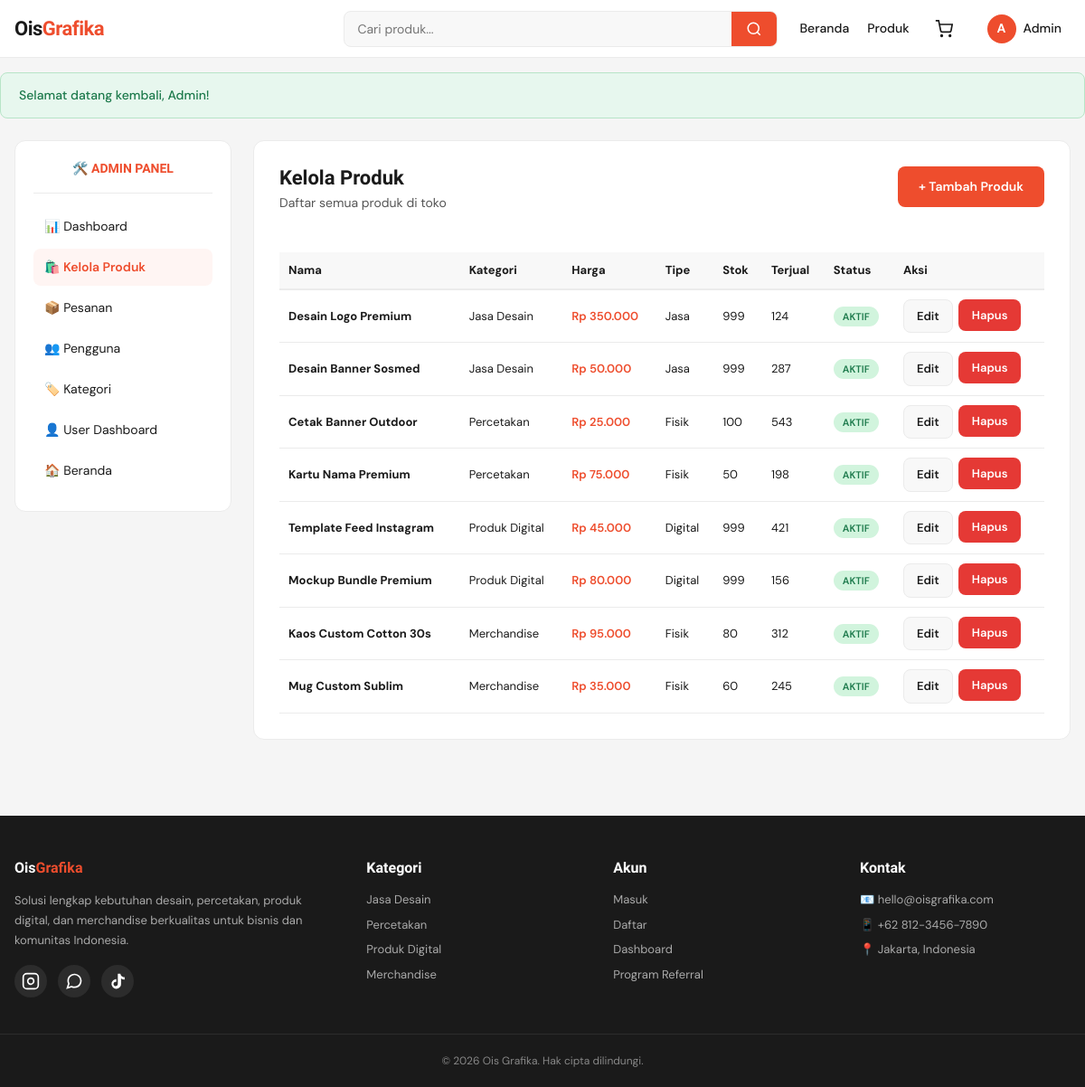
The app's page /ois-grafika/admin/produk.php (signed in) with its own data.
### tables this page shows
CREATE TABLE users (
    id INT AUTO_INCREMENT PRIMARY KEY,
    name VARCHAR(100) NOT NULL,
    email VARCHAR(150) UNIQUE NOT NULL,
    phone VARCHAR(20),
    password VARCHAR(255) NOT NULL,
    role ENUM('user', 'admin') DEFAULT 'user',
    referral_code VARCHAR(20) UNIQUE NOT NULL,
    referred_by INT DEFAULT NULL,
    balance DECIMAL(12,2) DEFAULT 0,
    avatar VARCHAR(255) DEFAULT NULL,
    created_at TIMESTAMP DEFAULT CURRENT_TIMESTAMP,
    FOREIGN KEY (referred_by) REFERENCES users(id) ON DELETE SET NULL
);

CREATE TABLE products (
    id INT AUTO_INCREMENT PRIMARY KEY,
    category_id INT NOT NULL,
    name VARCHAR(200) NOT NULL,
    slug VARCHAR(220) UNIQUE NOT NULL,
    description TEXT,
    short_description VARCHAR(300),
    base_price DECIMAL(12,2) NOT NULL,
    image VARCHAR(255) DEFAULT NULL,
    type ENUM('jasa', 'digital', 'fisik') NOT NULL,
    stock INT DEFAULT 0,
    is_active TINYINT(1) DEFAULT 1,
    sold INT DEFAULT 0,
    rating DECIMAL(3,2) DEFAULT 0,
    created_at TIMESTAMP DEFAULT CURRENT_TIMESTAMP,
    FOREIGN KEY (category_id) REFERENCES categories(id) ON DELETE CASCADE
);

CREATE TABLE categories (
    id INT AUTO_INCREMENT PRIMARY KEY,
    name VARCHAR(100) NOT NULL,
    slug VARCHAR(120) UNIQUE NOT NULL,
    icon VARCHAR(50) DEFAULT NULL,
    description TEXT,
    created_at TIMESTAMP DEFAULT CURRENT_TIMESTAMP
);

### ois-grafika/admin/produk.php (the view, shortened to what this page needs)
<?php
require_once __DIR__ . '/../includes/header.php';
$action = $_GET['action'] ?? 'list';
$categories = $pdo->query("SELECT * FROM categories ORDER BY name")->fetchAll();
$product = ['id' => 0, 'name' => '', 'category_id' => '', 'base_price' => '', 'type' => 'fisik', 'stock' => 0, 'description' => '', 'short_description' => '', 'is_active' => 1];
?>
<div class="dashboard">
    <aside class="dash-sidebar">
        <div style="text-align: center; padding-bottom: 16px; border-bottom: 1px solid var(--border); margin-bottom: 16px;">
            <div style="font-family: var(--font-display); font-weight: 800; color: var(--primary);">🛠️ ADMIN PANEL</div>
        </div>
        <ul class="dash-menu">
            <li><a href="<?= SITE_URL ?>/admin/index.php">📊 Dashboard</a></li>
            <li><a href="<?= SITE_URL ?>/admin/produk.php" class="active">🛍️ Kelola Produk</a></li>
            <li><a href="<?= SITE_URL ?>/admin/pesanan.php">📦 Pesanan</a></li>
            <li><a href="<?= SITE_URL ?>/admin/users.php">👥 Pengguna</a></li>
            <li><a href="<?= SITE_URL ?>/admin/kategori.php">🏷️ Kategori</a></li>
            <li><a href="<?= SITE_URL ?>/dashboard.php">👤 User Dashboard</a></li>
            <li><a href="<?= SITE_URL ?>/index.php">🏠 Beranda</a></li>
        </ul>
    </aside>
    <div class="dash-content">
        <?php if ($action === 'add' || $action === 'edit'): ?>
            <h1 class="dash-title"><?= $action === 'edit' ? 'Edit Produk' : 'Tambah Produk Baru' ?></h1>
            <p class="dash-subtitle"><?= $action === 'edit' ? 'Update info produk' : 'Isi data produk baru' ?></p>
            <form method="POST" style="max-width: 720px;">
                <input type="hidden" name="csrf_token" value="<?= csrfToken() ?>">
                <div style="display: grid; grid-template-columns: 2fr 1fr; gap: 16px;">
                    <div class="form-group">
                        <label class="form-label">Nama Produk</label>
                        <input type="text" name="name" class="form-input" value="<?= clean($product['name']) ?>" required>
                    </div>
                    <div class="form-group">
                        <label class="form-label">Kategori</label>
                        <select name="category_id" class="form-select" required>
                            <option value="">Pilih kategori</option>
                            <?php foreach ($categories as $cat): ?>
                                <option value="<?= $cat['id'] ?>" <?= $product['category_id'] == $cat['id'] ? 'selected' : '' ?>><?= clean($cat['name']) ?></option>
                            <?php endforeach; ?>
                        </select>
                    </div>
                </div>
                <div style="display: grid; grid-template-columns: 1fr 1fr 1fr; gap: 16px;">
                    <div class="form-group">
                        <label class="form-label">Harga Dasar (Rp)</label>
                        <input type="number" name="base_price" class="form-input" value="<?= $product['base_price'] ?>" required min="0">
                    </div>
                    <div class="form-group">
                        <label class="form-label">Tipe</label>
                        <select name="type" class="form-select" required>
                            <option value="jasa" <?= $product['type'] === 'jasa' ? 'selected' : '' ?>>Jasa</option>
                            <option value="digital" <?= $product['type'] === 'digital' ? 'selected' : '' ?>>Digital</option>
                            <option value="fisik" <?= $product['type'] === 'fisik' ? 'selected' : '' ?>>Fisik</option>
                        </select>
                    </div>
                    <div class="form-group">
                        <label class="form-label">Stok</label>
                        <input type="number" name="stock" class="form-input" value="<?= $product['stock'] ?>" min="0">
                    </div>
                </div>
                <div class="form-group">
                    <label class="form-label">Deskripsi Singkat</label>
                    <input type="text" name="short_description" class="form-input" value="<?= clean($product['short_description']) ?>" maxlength="300">
                </div>
                <div class="form-group">
                    <label class="form-label">Deskripsi Lengkap</label>
                    <textarea name="description" class="form-textarea" rows="6"><?= clean($product['description']) ?></textarea>
                </div>
                <div class="form-group">
                    <label style="display: flex; align-items: center; gap: 8px;">
                        <input type="checkbox" name="is_active" value="1" <?= $product['is_active'] ? 'checked' : '' ?> style="accent-color: var(--primary);">
                        Produk aktif (tampil di toko)
                    </label>
                </div>
                <div style="display: flex; gap: 10px; margin-top: 20px;">
                    <button type="submit" name="save" class="btn btn-primary-solid">💾 Simpan</button>
                    <a href="<?= SITE_URL ?>/admin/produk.php" class="btn btn-secondary">Batal</a>
                </div>
            </form>
        <?php else: ?>
            <div style="display: flex; justify-content: space-between; align-items: flex-start; margin-bottom: 20px;">
                <div>
                    <h1 class="dash-title">Kelola Produk</h1>
                    <p class="dash-subtitle">Daftar semua produk di toko</p>
                </div>
                <a href="?action=add" class="btn btn-primary-solid">+ Tambah Produk</a>
            </div>
            <?php
            $products = $pdo->query("SELECT p.*, c.name AS cat_name FROM products p JOIN categories c ON p.category_id = c.id ORDER BY p.created_at DESC")->fetchAll();
            ?>
            <?php if (empty($products)): ?>
                <p style="text-align: center; color: var(--text-muted); padding: 40px;">Belum ada produk.</p>
            <?php else: ?>
                <div style="overflow-x: auto;">
                    <table style="width: 100%; border-collapse: collapse; font-size: 13px;">
                        <thead>
                            <tr style="background: var(--bg-gray); border-bottom: 2px solid var(--border);">
                                <th style="text-align: left; padding: 10px;">Nama</th>
                                <th style="text-align: left; padding: 10px;">Kategori</th>
                                <th style="text-align: left; padding: 10px;">Harga</th>
                                <th style="text-align: left; padding: 10px;">Tipe</th>
                                <th style="text-align: left; padding: 10px;">Stok</th>
                                <th style="text-align: left; padding: 10px;">Terjual</th>
                                <th style="text-align: left; padding: 10px;">Status</th>
                                <th style="text-align: left; padding: 10px;">Aksi</th>
                            </tr>
                        </thead>
                        <tbody>
                            <?php foreach ($products as $p): ?>
                                <tr style="border-bottom: 1px solid var(--border);">
                                    <td style="padding: 10px;"><strong><?= clean($p['name']) ?></strong></td>
                                    <td style="padding: 10px;"><?= clean($p['cat_name']) ?></td>
                                    <td style="padding: 10px; color: var(--primary); font-weight: 600;"><?= rupiah($p['base_price']) ?></td>
                                    <td style="padding: 10px;"><?= ucfirst($p['type']) ?></td>
                                    <td style="padding: 10px;"><?= $p['stock'] ?></td>
                                    <td style="padding: 10px;"><?= $p['sold'] ?></td>
                                    <td style="padding: 10px;">
                                        <span class="status-badge <?= $p['is_active'] ? 'status-completed' : 'status-cancelled' ?>">
                                            <?= $p['is_active'] ? 'Aktif' : 'Nonaktif' ?>
                                        </span>
                                    </td>
                                    <td style="padding: 10px; display: flex; gap: 6px;">
                                        <a href="?action=edit&id=<?= $p['id'] ?>" class="btn btn-sm btn-secondary">Edit</a>
                                        <form method="POST" style="display: inline;">
                                            <button type="submit" name="delete" formaction="?id=<?= $p['id'] ?>" class="btn btn-sm btn-danger" data-confirm="Hapus produk ini?">Hapus</button>
                                        </form>
                                    </td>
                                </tr>
                            <?php endforeach; ?>
                        </tbody>
                    </table>
                </div>
            <?php endif; ?>
        <?php endif; ?>
    </div>
</div>
<?php require_once __DIR__ . '/../includes/footer.php'; ?>

### ois-grafika/includes/header.php (shortened to what this page needs)
<?php
require_once __DIR__ . '/functions.php';
$currentUser = getCurrentUser();
?>
<!DOCTYPE html>
<html lang="id">
<head>
    <link rel="stylesheet" href="<?= SITE_URL ?>/assets/css/style.css">
    <link rel="stylesheet" href="<?= SITE_URL ?>/assets/css/components.css">
    <link rel="stylesheet" href="<?= SITE_URL ?>/assets/css/responsive.css">
</head>
<body>
<header class="navbar">
    <div class="nav-container">
        <a href="<?= SITE_URL ?>/index.php" class="nav-logo">
            Ois<span class="accent">Grafika</span>
        </a>
        <nav class="nav-menu" id="navMenu">
            <form action="<?= SITE_URL ?>/produk.php" method="GET" class="nav-search">
                <input type="text" name="q" placeholder="Cari produk..." value="<?= clean($_GET['q'] ?? '') ?>">
                <button type="submit" aria-label="Cari">
                    <svg width="18" height="18" viewBox="0 0 24 24" fill="none" stroke="currentColor" stroke-width="2">
                        <circle cx="11" cy="11" r="8"></circle>
                        <path d="m21 21-4.35-4.35"></path>
                    </svg>
                </button>
            </form>
            <ul class="nav-links">
                <li><a href="<?= SITE_URL ?>/index.php">Beranda</a></li>
                <li><a href="<?= SITE_URL ?>/produk.php">Produk</a></li>
                <?php if ($currentUser): ?>
                    <li>
                        <a href="<?= SITE_URL ?>/keranjang.php" class="nav-cart">
                            <svg width="20" height="20" viewBox="0 0 24 24" fill="none" stroke="currentColor" stroke-width="2">
                                <circle cx="9" cy="21" r="1"></circle>
                                <circle cx="20" cy="21" r="1"></circle>
                                <path d="M1 1h4l2.68 13.39a2 2 0 0 0 2 1.61h9.72a2 2 0 0 0 2-1.61L23 6H6"></path>
                            </svg>
                        </a>
                    </li>
                    <li class="nav-user">
                        <a href="#" class="nav-user-toggle">
                            <span class="user-avatar"><?= strtoupper(substr($currentUser['name'], 0, 1)) ?></span>
                            <span class="user-name"><?= clean(explode(' ', $currentUser['name'])[0]) ?></span>
                        </a>
                    </li>
                <?php else: ?>
                    <li><a href="<?= SITE_URL ?>/login.php" class="btn-text">Masuk</a></li>
                    <li><a href="<?= SITE_URL ?>/register.php" class="btn-primary">Daftar</a></li>
                <?php endif; ?>
            </ul>
        </nav>
    </div>
</header>
<main class="main-content">
<?= showFlash() ?>

### ois-grafika/assets/css/style.css (style rules this page uses)
:root { --primary: #ee4d2d; --primary-dark: #d33d20; --primary-light: #fff5f3; --secondary: #1a1a1a; --accent: #f69113; --bg: #f5f5f5; --bg-white: #ffffff; --bg-gray: #f8f8f8; --text: #1a1a1a; --text-light: #555; --text-muted: #999; --border: #ebebeb; --border-dark: #d0d0d0; --success: #26aa99; --danger: #e53935; --warning: #f59e0b; --info: #2196f3; --radius-sm: 4px; --radius: 8px; --radius-lg: 12px; --radius-xl: 16px; --shadow-sm: 0 1px 2px rgba(0,0,0,0.05); --shadow: 0 2px 8px rgba(0,0,0,0.08); --shadow-lg: 0 8px 24px rgba(0,0,0,0.12); --font-display: 'Plus Jakarta Sans', sans-serif; --font-body: 'DM Sans', sans-serif; --container-max: 1280px; --navbar-height: 64px; }
*, *::before, *::after { box-sizing: border-box; margin: 0; padding: 0; }
html { scroll-behavior: smooth; }
body { font-family: var(--font-body); color: var(--text); background: var(--bg); line-height: 1.5; font-size: 14px; -webkit-font-smoothing: antialiased; min-height: 100vh; display: flex; flex-direction: column; }
a { color: inherit; text-decoration: none; }
button { font-family: inherit; cursor: pointer; border: none; background: none; }
input, textarea, select { font-family: inherit; font-size: 14px; }
h1, h2, h3, h4 { font-family: var(--font-display); font-weight: 700; color: var(--text); line-height: 1.2; }
.main-content { flex: 1; width: 100%; }
.navbar { background: var(--bg-white); border-bottom: 1px solid var(--border); position: sticky; top: 0; z-index: 100; height: var(--navbar-height); }
.nav-container { max-width: var(--container-max); margin: 0 auto; padding: 0 16px; height: 100%; display: flex; align-items: center; justify-content: space-between; gap: 24px; }
.nav-logo { font-family: var(--font-display); font-size: 22px; font-weight: 800; letter-spacing: -0.5px; color: var(--text); white-space: nowrap; }
.nav-logo .accent { color: var(--primary); }
.nav-menu { display: flex; align-items: center; gap: 24px; flex: 1; justify-content: flex-end; }
.nav-search { flex: 1; max-width: 480px; display: flex; background: var(--bg-gray); border-radius: var(--radius); border: 1px solid var(--border); overflow: hidden; transition: border-color 0.2s; }
.nav-search input { flex: 1; border: none; background: transparent; padding: 10px 14px; outline: none; font-size: 14px; }
.nav-search button { padding: 0 16px; background: var(--primary); color: white; display: flex; align-items: center; }
.nav-links { display: flex; align-items: center; gap: 20px; list-style: none; }
.nav-links > li > a { font-size: 14px; font-weight: 500; color: var(--text); transition: color 0.2s; }
.nav-cart { position: relative; display: flex; align-items: center; padding: 8px; color: var(--text); }
.nav-user { position: relative; }
.nav-user-toggle { display: flex; align-items: center; gap: 8px; padding: 6px 10px; border-radius: var(--radius); transition: background 0.2s; }
.user-avatar { width: 32px; height: 32px; border-radius: 50%; background: var(--primary); color: white; display: flex; align-items: center; justify-content: center; font-weight: 700; font-size: 14px; }
.user-name { font-weight: 500; font-size: 14px; }

### records on screen
users: name "A", name "Admin"
products: name "Desain Logo Premium", category.name "Jasa Desain", base_price "Rp 350.000", type "Jasa", stock "999", sold "124", is_active "AKTIF"
products: name "Desain Banner Sosmed", category.name "Jasa Desain", base_price "Rp 50.000", type "Jasa", stock "999", sold "287", is_active "AKTIF"
products: name "Cetak Banner Outdoor", category.name "Percetakan", base_price "Rp 25.000", type "Fisik", stock "100", sold "543", is_active "AKTIF"
products: name "Kartu Nama Premium", category.name "Percetakan", base_price "Rp 75.000", type "Fisik", stock "50", sold "198", is_active "AKTIF"
products: name "Template Feed Instagram", category.name "Produk Digital", base_price "Rp 45.000", type "Digital", stock "999", sold "421", is_active "AKTIF"
products: name "Mockup Bundle Premium", category.name "Produk Digital", base_price "Rp 80.000", type "Digital", stock "999", sold "156", is_active "AKTIF"
products: name "Kaos Custom Cotton 30s", category.name "Merchandise", base_price "Rp 95.000", type "Fisik", stock "80", sold "312", is_active "AKTIF"
products: name "Mug Custom Sublim", category.name "Merchandise", base_price "Rp 35.000", type "Fisik", stock "60", sold "245", is_active "AKTIF"

### other values on screen
$flash['message'] "Selamat datang kembali, Admin!"
